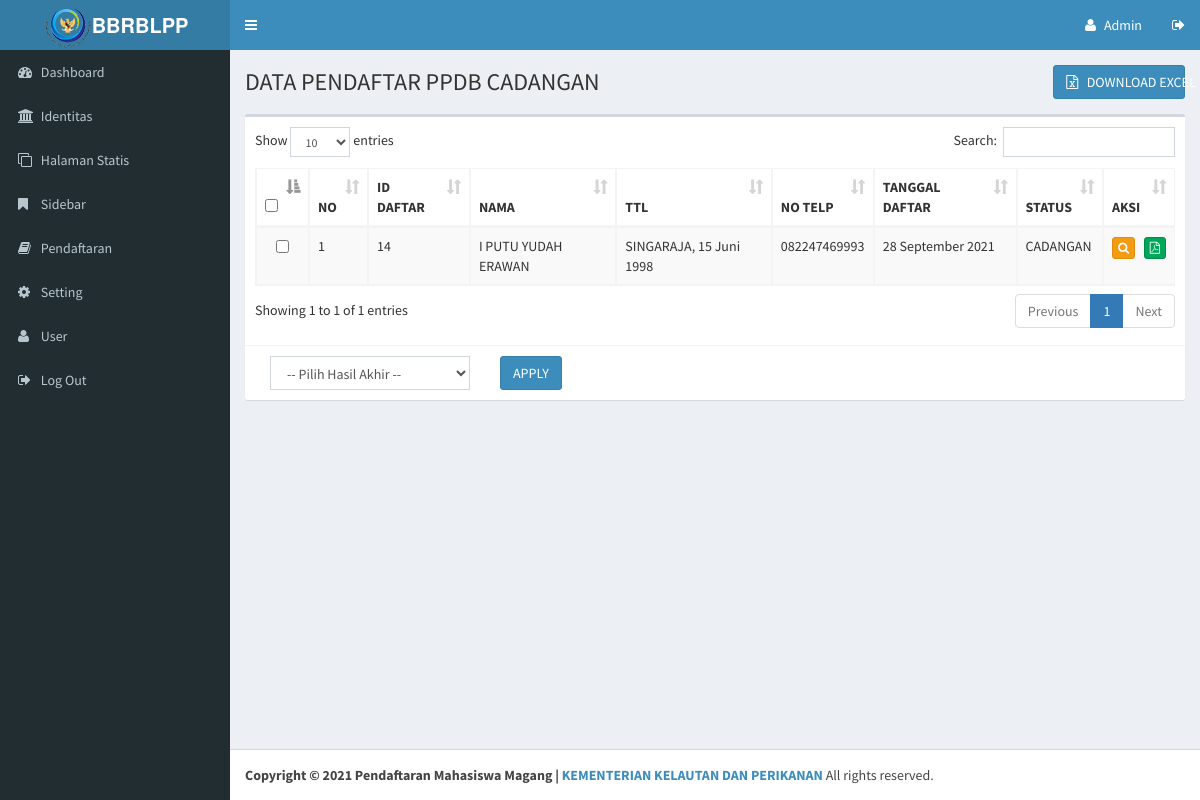
The page /adminppdbyashika/main.php?module=pendaftarcadangan (signed in) on the database its author committed.
### tables this page shows
CREATE TABLE `siswa` (
  `id_siswa` int(11) NOT NULL,
  `nm_siswa` varchar(150) NOT NULL,
  `jk` enum('L','P') NOT NULL,
  `tmp_lahir` varchar(100) NOT NULL,
  `tgl_lahir` date NOT NULL,
  `agama` int(2) NOT NULL,
  `anak_ke` int(2) NOT NULL,
  `jml_sdr` int(2) NOT NULL,
  `alamat` varchar(100) NOT NULL,
  `rt` varchar(4) NOT NULL,
  `rw` varchar(4) NOT NULL,
  `kelurahan` varchar(50) NOT NULL,
  `kecamatan` varchar(100) NOT NULL,
  `kabupaten` varchar(100) NOT NULL,
  `kodepos` varchar(7) NOT NULL,
  `hp` varchar(15) NOT NULL,
  `email` varchar(50) NOT NULL,
  `tmp_tinggal` varchar(25) NOT NULL,
  `nm_sekolah` varchar(100) NOT NULL,
  `alamat_sekolah` varchar(150) NOT NULL,
  `nisn` varchar(50) NOT NULL,
  `nm_ayah` varchar(100) NOT NULL,
  `tmp_lahir_ayah` varchar(50) NOT NULL,
  `tgl_lahir_ayah` date NOT NULL,
  `alamat_ayah` varchar(100) NOT NULL,
  `pekerjaan_ayah` int(2) NOT NULL,
  `instansi_ayah` varchar(100) NOT NULL,
  `penghasilan_ayah` int(9) NOT NULL,
  `pendidikan_ayah` int(2) NOT NULL,
  `org_ayah` varchar(100) NOT NULL,
  `jbt_ayah` varchar(100) NOT NULL,
  `hp_ayah` varchar(25) NOT NULL,
  `email_ayah` varchar(50) NOT NULL,
  `nm_ibu` varchar(100) NOT NULL,
  `tmp_lahir_ibu` varchar(50) NOT NULL,
  `tgl_lahir_ibu` date NOT NULL,
  `alamat_ibu` varchar(100) NOT NULL,
  `pekerjaan_ibu` int(2) NOT NULL,
  `instansi_ibu` varchar(100) NOT NULL,
  `penghasilan_ibu` int(9) NOT NULL,
  `pendidikan_ibu` int(2) NOT NULL,
  `org_ibu` varchar(50) NOT NULL,
  `jbt_ibu` varchar(50) NOT NULL,
  `hp_ibu` varchar(25) NOT NULL,
  `email_ibu` varchar(50) NOT NULL,
  `nm_wali` varchar(100) NOT NULL,
  `tmp_lahir_wali` varchar(50) NOT NULL,
  `tgl_lahir_wali` date NOT NULL,
  `alamat_wali` varchar(100) NOT NULL,
  `pekerjaan_wali` int(2) NOT NULL,
  `instansi_wali` varchar(50) NOT NULL,
  `penghasilan_wali` int(9) NOT NULL,
  `pendidikan_wali` int(2) NOT NULL,
  `org_wali` varchar(50) NOT NULL,
  `jbt_wali` varchar(50) NOT NULL,
  `hp_wali` varchar(25) NOT NULL,
  `email_wali` varchar(50) NOT NULL,
  `status` varchar(25) NOT NULL,
  `tgl_daftar` datetime NOT NULL,
  `ip` varchar(50) NOT NULL,
  `file` varchar(100) NOT NULL
);

### config/library.php (called while the page is built, shortened)
<?php
function tgl_indo($tgl){
	$tanggal = substr($tgl,8,2);
	$bulan   = ambilbulan(substr($tgl,5,2));
	$tahun   = substr($tgl,0,4);
	return $tanggal.' '.$bulan.' '.$tahun;
}
function ambilbulan($bln){
  if ($bln=="01") return "Januari";
  elseif ($bln=="02") return "Februari";
  elseif ($bln=="03") return "Maret";
  elseif ($bln=="04") return "April";
  elseif ($bln=="05") return "Mei";
  elseif ($bln=="06") return "Juni";
  elseif ($bln=="07") return "Juli";
  elseif ($bln=="08") return "Agustus";
  elseif ($bln=="09") return "September";
  elseif ($bln=="10") return "Oktober";
  elseif ($bln=="11") return "November";
  elseif ($bln=="12") return "Desember";
}
?>

### adminppdbyashika/modul/mod_pendaftaran/pendaftaran_cadangan.php (the view, shortened to what this page needs)
<?php
if (empty($_SESSION['namauser']) AND empty($_SESSION['passuser'])){
	echo "<script>alert('Untuk mengakses modul, Anda harus login dulu.'); window.location = 'index.php'</script>";
}
else{
	$aksi = "modul/mod_pendaftaran/aksi_pendaftaran.php";
?>
	<section class="content-header">
		<div class="row">
			<div class="col-xs-6">
				<span style="font-size:24px;">DATA PENDAFTAR PPDB CADANGAN</span>
			</div>
			<div class="col-xs-2 pull-right"><a href="<?php echo $aksi; ?>?module=pendaftaran&act=export-excel" class="btn btn-block btn-primary"><i class="fa fa-file-excel-o"></i> &nbsp; DOWNLOAD EXCEL</a></div>
		</div>
	</section>
	<section class="content">
		<div class="row">
		<div class="col-xs-12">
			<div class="box">
				<div class="box-body">
				  <form method="post" action="<?php echo $aksi; ?>?module=pendaftaran&act=ubahstatus">
					<table id="pendaftarandata" class="table table-bordered table-striped">
						<thead>
							<tr>
								<th><input type="checkbox" class="minimal" id="checkAll"></th>
								<th>NO</th>
								<th>ID DAFTAR</th>
								<th>NAMA</th>
								<th>TTL</th>
								<th>NO TELP</th>
								<th>TANGGAL DAFTAR</th>
								<th>STATUS</th>
								<th>AKSI</th>
							</tr>
						</thead>
						<tbody>
							<?php
							$mySql 	= "SELECT * FROM siswa, agama WHERE siswa.agama=agama.id_agama AND status='CADANGAN' ORDER BY id_siswa DESC";
							$myQry 	= mysqli_query($colok, $mySql);
							$nomor  = 0;
							while($myData = mysqli_fetch_array($myQry)) {
								$nomor++;
							?>
								<tr>
									<td class="text-center"><input type="checkbox" class="minimal" id="cek[]" name="cek[]" value="<?php echo $myData['id_siswa']; ?>" /></td>
									<td><?php echo $nomor; ?></td>
									<td><?php echo $myData['id_siswa']; ?></td>
									<td><?php echo $myData['nm_siswa']; ?></td>
									<td><?php echo $myData['tmp_lahir'].", ".tgl_indo($myData['tgl_lahir']); ?></td>
									<td><?php echo $myData['hp']; ?></td>
									<td><?php echo tgl_indo($myData['tgl_daftar']); ?></td>
									<td><?php echo $myData['status']; ?></td>
									<td class="text-center">
										<a class="btn btn-warning btn-xs" alt="Lihat Data" title="Lihat Data" data-toggle="modal" data-target="#myModal<?php echo $myData['id_siswa']; ?>"><i class="fa fa-search"></i></a> &nbsp;
										<a href="../bukti-pendaftaran/<?php echo $myData['file']; ?>" class="btn btn-success btn-xs" target="_blank" alt="PDF File" title="PDF File"><i class="fa fa-file-pdf-o"></i></a>
									</td>
								</tr>
							<?php
							}
							?>
						</tbody>
					</table>
				</div>
				<div class="box-footer">
					<div class="col-sm-3">
						<select name="statuspendaftaran" id="statuspendaftaran" class="form-control">
							<option>-- Pilih Hasil Akhir --</option>
						</select>
					</div>
					<div class="col-sm-1">
						<input name="applystatuspendaftaran" id="applystatuspendaftaran" type="submit" class="btn btn-primary" value="APPLY" />
					</div>
				</div>
			</div>
		</div>
		</div>
	</section>
<?php
}
?>

### rows shown on the page
siswa: id_siswa "14", nm_siswa "I PUTU YUDAH ERAWAN", tmp_lahir "SINGARAJA", tgl_lahir "15 Juni 1998", hp "082247469993", tgl_daftar "28 September 2021", status "CADANGAN"
